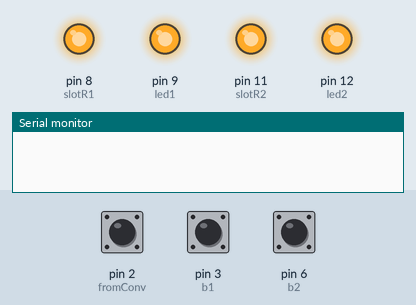
This sketch was run on a simulated Arduino Uno, built with avr-gcc and run on an emulated ATmega328P. Parts: output pins drawn as LEDs (lit = HIGH), the last lines printed to the serial monitor. The test bench sets the inputs (shaded band); at power-on: pin 2 (fromConv) HIGH, pin 3 (b1) HIGH, pin 6 (b2) HIGH.

Above: at 2.3 s.
2.4 s: pin 2 (fromConv) pulled LOW for 0.15 s
At 3.0 s:
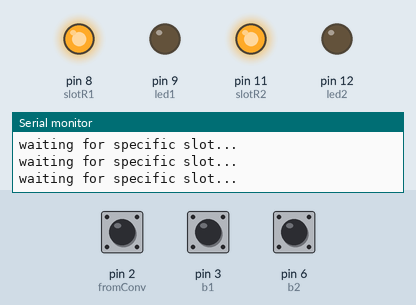
4.0 s: pin 3 (b1) pulled LOW for 0.15 s
At 5.2 s:
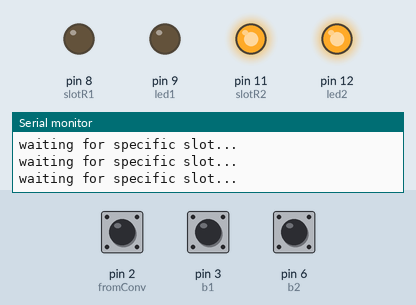
7.0 s: pin 2 (fromConv) pulled LOW for 1 s
At 7.7 s:
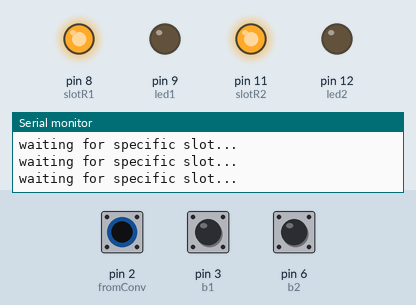
9.5 s: pin 6 (b2) pulled LOW for 0.15 s
At 10.7 s:
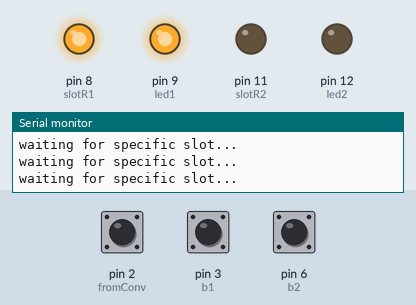
12.5 s: pin 2 (fromConv) pulled LOW for 3.2 s
At 13.0 s:
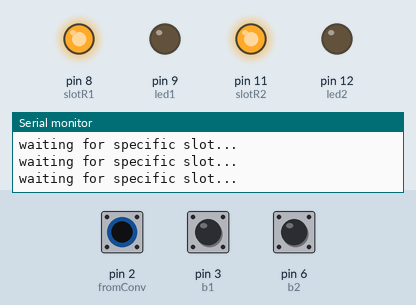
Timing chart, 0 to 15.5 s (numbered marks = the images above; inputs shaded):
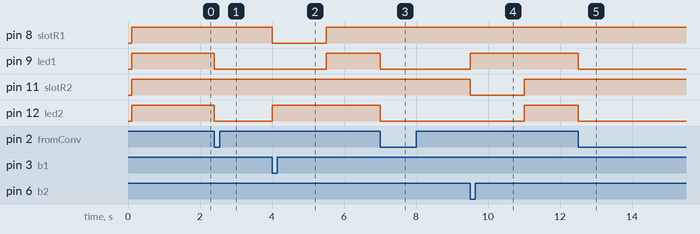

Measured:
- after the input at 2.4 s, pin 9 (led1), pin 12 (led2): HIGH → LOW at once
- after the input at 4.0 s, pin 8 (slotR1): HIGH → LOW at once, → HIGH 1.5 s later; pin 9 (led1): LOW → HIGH after 1.5 s; pin 12 (led2): LOW → HIGH at once
- after the input at 7.0 s, pin 9 (led1), pin 12 (led2): HIGH → LOW at once
- after the input at 9.5 s, pin 9 (led1): LOW → HIGH at once; pin 11 (slotR2): HIGH → LOW at once, → HIGH 1.5 s later; pin 12 (led2): LOW → HIGH after 1.5 s
- after the input at 12.5 s, pin 9 (led1), pin 12 (led2): HIGH → LOW at once

The sketch:

charging_switcher_conveyor.ino
```cpp
int slotR1 = 8;
int slotR2 = 11;


int b1 = 3;
int b2 = 6;

//D2(grn)+GND(blk) = 0.5m
//D3(grn)+GND(blk) = 1m
//D6(blu)+GND(blk) = 1m
//D8(blu)+D9(grn)+5v(wht)+GND(blk) = .2m
//D11(blu)+D12(grn)+5v(wht)+GND(blk) = .2m

//12v(wht) --->Normally Open ng IN2 Relay1 hinang sa baba
//12v(wht) --->Normally Open ng IN2 Relay2 hinangg sa baba

int led1 = 9;
int led2 = 12;


int button1;
int button2;

int fromConveyor;
int fromConv = 2;

boolean readyB = false;
boolean charge = false;
boolean charge1 = false;


void setup() {
   Serial.begin(9600);
   pinMode(slotR1, OUTPUT);
   pinMode(slotR2, OUTPUT);

   pinMode(led1, OUTPUT);
   pinMode(led2, OUTPUT);

   pinMode(b1, INPUT_PULLUP);
   pinMode(b2, INPUT_PULLUP);

   pinMode(fromConv, INPUT_PULLUP);

delay(100);
  digitalWrite(slotR1, HIGH);
  digitalWrite(slotR2, HIGH);
  digitalWrite(led1, HIGH);
  digitalWrite(led2, HIGH);
delay(1000);

}

void loop() {

 button1 = digitalRead(b1);
 button2 = digitalRead(b2);
 fromConveyor = digitalRead(fromConv);

 if( fromConveyor == LOW ){
digitalWrite(led1, LOW);
digitalWrite(led2, LOW);
//digitalWrite(led3, HIGH);
//digitalWrite(led4, HIGH);
  Serial.println("waiting for specific slot...");

  readyB = true;
 }
 if( button1 == LOW & readyB == true ) {
  digitalWrite(slotR1, LOW);
//  digitalWrite(led1, HIGH);
  digitalWrite(led2, HIGH);
//  digitalWrite(led3, LOW);
//  digitalWrite(led4, LOW);
  delay(1500);
  digitalWrite(slotR1, HIGH);
  digitalWrite(led1, HIGH);
  readyB = false;
    Serial.println("Charging SLOT 1");

 }

 else if( button2 == LOW & readyB == true ) {
  digitalWrite(slotR2, LOW);
  digitalWrite(led1, HIGH);
  delay(1500);
  digitalWrite(slotR2, HIGH);
  digitalWrite(led2, HIGH);
  readyB = false;

    Serial.println("Charging SLOT 2");
 }


 else {
  digitalWrite(slotR1, HIGH);
  digitalWrite(slotR2, HIGH);


 }


}
```
